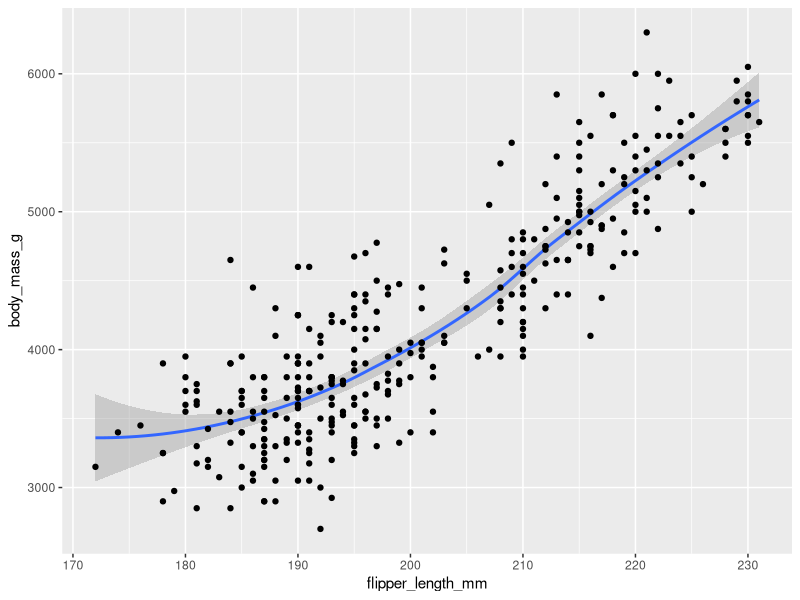
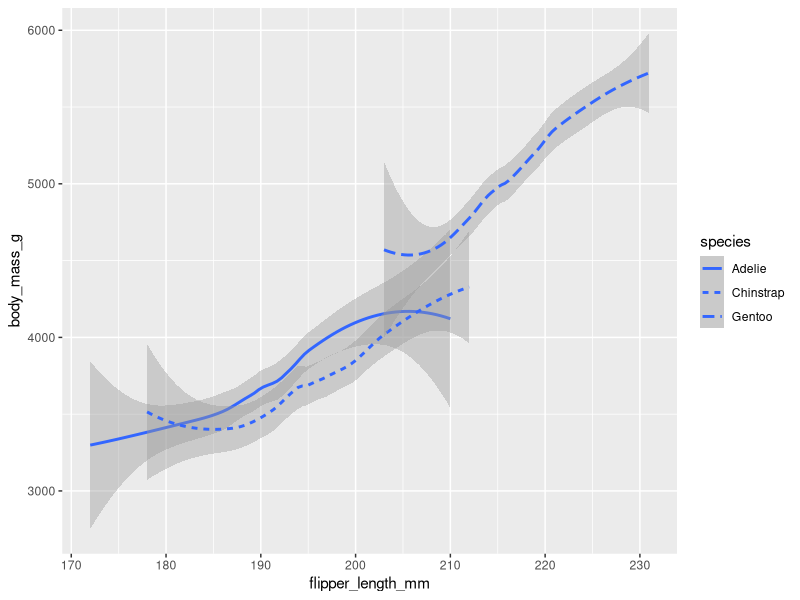
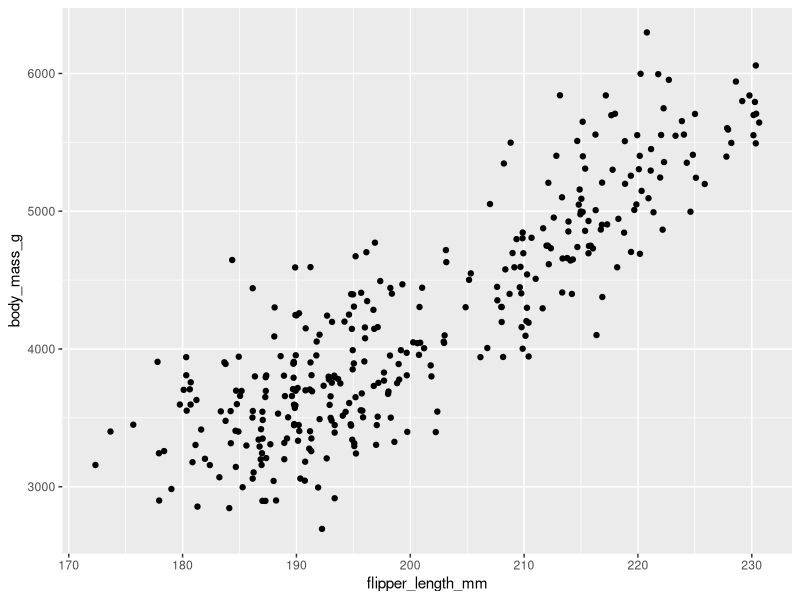
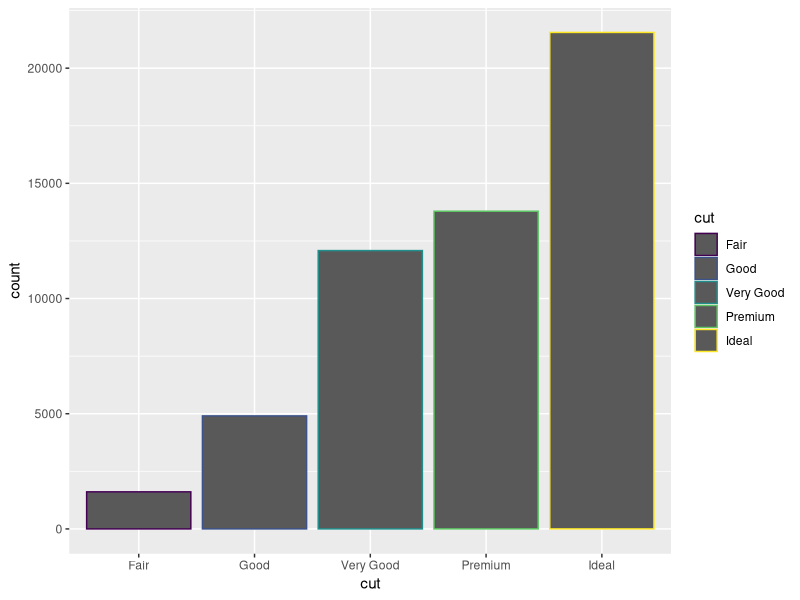
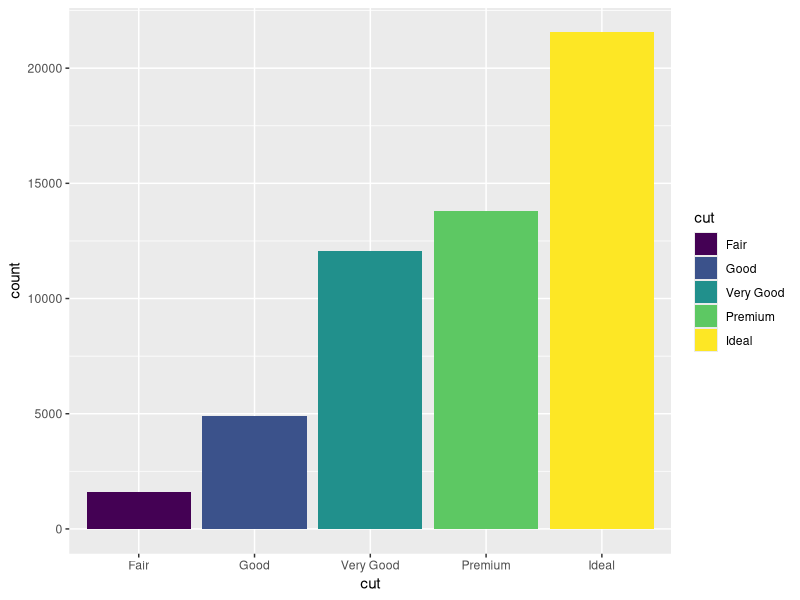
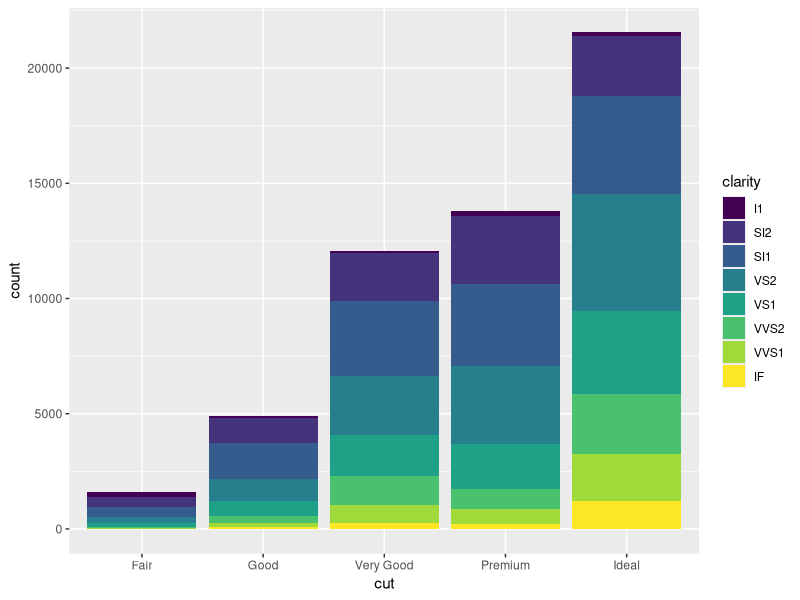

Recreate these plots in R, in order.
## ---- chunk 1
library(ggplot2)
library(palmerpenguins)
## ---- chunk 2
ggplot(data=penguins)+
  geom_smooth(mapping=aes(x=flipper_length_mm,y=body_mass_g)) + geom_point(mapping=aes(x=flipper_length_mm,y=body_mass_g))
ggplot(data=penguins)+
  geom_smooth(mapping=aes(x=flipper_length_mm,y=body_mass_g,linetype = species))
ggplot(data=penguins)+
  geom_jitter(mapping=aes(x=flipper_length_mm,y=body_mass_g,linetype = species))

ggplot(data=diamonds) +
  geom_bar(mapping=aes(x=cut,color=cut))

ggplot(data=diamonds) +
  geom_bar(mapping=aes(x=cut,fill=cut))

ggplot(data=diamonds) +
  geom_bar(mapping=aes(x=cut,fill=clarity))
